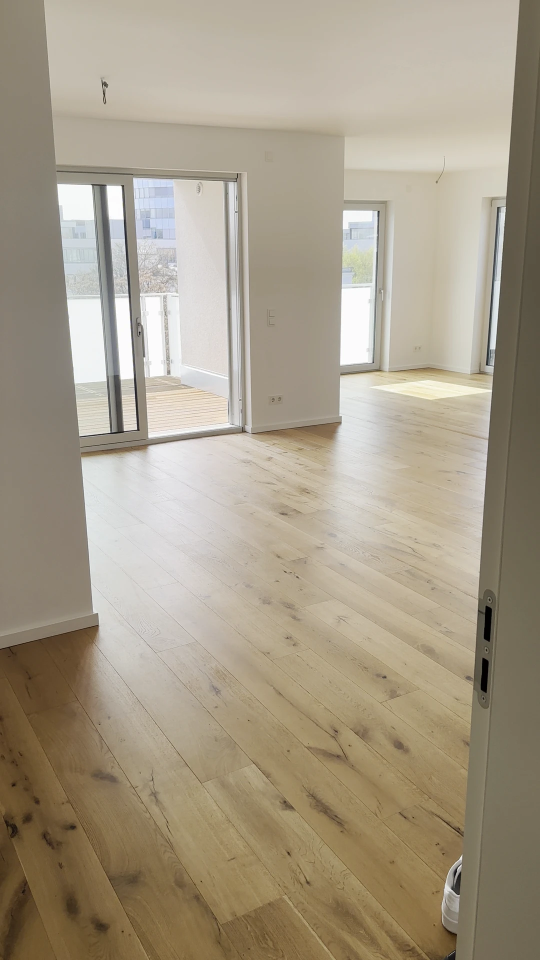
#> input picture frames/frame_00009.webp, 1080 x 1920 px (shown at 1/2 size); its folder holds only this picture in this run
$ python reconstruct_from_frames.py
#> lines starting #> are read from the running program, lines starting #| are printed output that depends on the picture
#!/usr/bin/env python3
"""Sparse 3D-Rekonstruktion direkt aus den gelieferten Frames.

Ablauf:
1) Laden einer Teilmenge der Frame-Bilder aus ./frames
2) ORB-Keypoint-Extraktion
3) Paarweises Matching auf benachbarten Frames
4) Relative Pose (Essential Matrix) + Triangulation
5) Export als app/data/reconstruction.json (Kamera-Posen + Sparse-Pointcloud)

Hinweis: Das ist eine robuste, reproduzierbare Sparse-SfM-Näherung ohne externe SfM-Tools.
"""

from __future__ import annotations

import json
from dataclasses import dataclass, asdict
from pathlib import Path
from typing import List

import cv2
import numpy as np

ROOT = Path(__file__).resolve().parents[1]
FRAMES_DIR = ROOT / "frames"
OUT_FILE = ROOT / "app" / "data" / "reconstruction.json"


@dataclass
class CameraPose:
    frame_number: int
    file: str
    position: list[float]
    rotation_matrix: list[list[float]]


@dataclass
class Point3D:
    xyz: list[float]
    color: list[int]


def sorted_frames() -> list[Path]:
    files = sorted(FRAMES_DIR.glob("frame_*.webp"), key=lambda p: int(p.stem.split("_")[-1]))
    if not files:
        raise SystemExit("Keine Frames gefunden")
    return files


def load_gray_and_color(path: Path) -> tuple[np.ndarray, np.ndarray]:
    color = cv2.imread(str(path), cv2.IMREAD_COLOR)
    if color is None:
        raise RuntimeError(f"Bild kann nicht gelesen werden: {path}")
    gray = cv2.cvtColor(color, cv2.COLOR_BGR2GRAY)
    return gray, color


def to_camera_matrix(w: int, h: int) -> np.ndarray:
    # Approximation: Smartphone-Weitwinkel, f ~ 0.9 * max(dim)
    f = 0.9 * max(w, h)
    cx = w / 2
    cy = h / 2
    return np.array([[f, 0, cx], [0, f, cy], [0, 0, 1]], dtype=np.float64)


def triangulate_points(
    K: np.ndarray,
    R1: np.ndarray,
    t1: np.ndarray,
    R2: np.ndarray,
    t2: np.ndarray,
    pts1: np.ndarray,
    pts2: np.ndarray,
) -> np.ndarray:
    P1 = K @ np.hstack([R1, t1])
    P2 = K @ np.hstack([R2, t2])
    pts4d = cv2.triangulatePoints(P1, P2, pts1.T, pts2.T)
    pts3d = (pts4d[:3] / pts4d[3]).T
    return pts3d


def run_reconstruction(sample_step: int = 12, max_frames: int = 180) -> dict:
    frame_files = sorted_frames()
    sampled = frame_files[::sample_step][:max_frames]

    gray0, color0 = load_gray_and_color(sampled[0])
    h, w = gray0.shape
    K = to_camera_matrix(w, h)

    orb = cv2.ORB_create(nfeatures=3500, scaleFactor=1.2, nlevels=8)
    matcher = cv2.BFMatcher(cv2.NORM_HAMMING, crossCheck=False)

    kps_desc = []
    colors = []
    for p in sampled:
        g, c = load_gray_and_color(p)
        kps, des = orb.detectAndCompute(g, None)
        if des is None or len(kps) < 80:
            kps, des = [], None
        kps_desc.append((kps, des))
        colors.append(c)

    R_global = np.eye(3, dtype=np.float64)
    t_global = np.zeros((3, 1), dtype=np.float64)

    poses: List[CameraPose] = [
        CameraPose(
            frame_number=int(sampled[0].stem.split("_")[-1]),
            file=f"../frames/{sampled[0].name}",
            position=[0.0, 0.0, 0.0],
            rotation_matrix=R_global.tolist(),
        )
    ]

    sparse_points: list[np.ndarray] = []
    sparse_colors: list[np.ndarray] = []

    for i in range(1, len(sampled)):
        k1, d1 = kps_desc[i - 1]
        k2, d2 = kps_desc[i]
        if d1 is None or d2 is None:
            continue

        knn = matcher.knnMatch(d1, d2, k=2)
        good = []
        for pair in knn:
            if len(pair) != 2:
                continue
            m, n = pair
            if m.distance < 0.75 * n.distance:
                good.append(m)

        if len(good) < 80:
            continue

        pts1 = np.float32([k1[m.queryIdx].pt for m in good])
        pts2 = np.float32([k2[m.trainIdx].pt for m in good])

        E, inlier_mask = cv2.findEssentialMat(pts1, pts2, K, method=cv2.RANSAC, prob=0.999, threshold=1.25)
        if E is None or inlier_mask is None:
            continue

        inlier_mask = inlier_mask.ravel().astype(bool)
        pts1_in = pts1[inlier_mask]
        pts2_in = pts2[inlier_mask]

        if len(pts1_in) < 60:
            continue

        _, R_rel, t_rel, pose_mask = cv2.recoverPose(E, pts1_in, pts2_in, K)
        valid = pose_mask.ravel().astype(bool)

        pts1_pose = pts1_in[valid]
        pts2_pose = pts2_in[valid]
        if len(pts1_pose) < 40:
            continue

        R_next = R_rel @ R_global
        t_next = R_rel @ t_global + t_rel

        pts3d = triangulate_points(K, R_global, t_global, R_next, t_next, pts1_pose, pts2_pose)

        # Cheirality + robust depth clamp
        z = pts3d[:, 2]
        valid_depth = np.isfinite(z) & (z > 0.1) & (z < 60.0)
        pts3d = pts3d[valid_depth]

        if len(pts3d) > 0:
            frame_color = colors[i - 1]
            pxy = np.round(pts1_pose[valid_depth]).astype(int)
            pxy[:, 0] = np.clip(pxy[:, 0], 0, w - 1)
            pxy[:, 1] = np.clip(pxy[:, 1], 0, h - 1)
            rgb = frame_color[pxy[:, 1], pxy[:, 0], ::-1]  # BGR -> RGB
            sparse_points.append(pts3d)
            sparse_colors.append(rgb)

        frame_num = int(sampled[i].stem.split("_")[-1])
        poses.append(
            CameraPose(
                frame_number=frame_num,
                file=f"../frames/{sampled[i].name}",
                position=t_next.flatten().astype(float).tolist(),
                rotation_matrix=R_next.astype(float).tolist(),
            )
        )

        R_global, t_global = R_next, t_next

    if sparse_points:
        pts = np.vstack(sparse_points)
        cols = np.vstack(sparse_colors)

        # Downsample zur Browser-Renderbarkeit
        if len(pts) > 120000:
            idx = np.random.default_rng(42).choice(len(pts), size=120000, replace=False)
            pts = pts[idx]
            cols = cols[idx]

        cloud = [Point3D(xyz=pts[i].astype(float).tolist(), color=cols[i].astype(int).tolist()) for i in range(len(pts))]
    else:
        cloud = []

    return {
        "method": "sparse_sfm_orb_essential_triangulation",
        "input_total_frames": len(frame_files),
        "sample_step": sample_step,
        "used_frames": len(sampled),
        "camera_count": len(poses),
        "point_count": len(cloud),
        "camera_poses": [asdict(p) for p in poses],
        "points": [asdict(p) for p in cloud],
        "notes": {
            "scale_ambiguous": True,
            "coordinate_system": "OpenCV camera coordinate convention",
        },
    }


def main() -> None:
    result = run_reconstruction()
#> in load_gray_and_color, color is the input picture: shape (1920, 1080, 3); mean B, G, R 136.1, 155.3, 165.9
#> in load_gray_and_color, `gray = cv2.cvtColor(color, cv2.COLOR_BGR2GRAY)`:
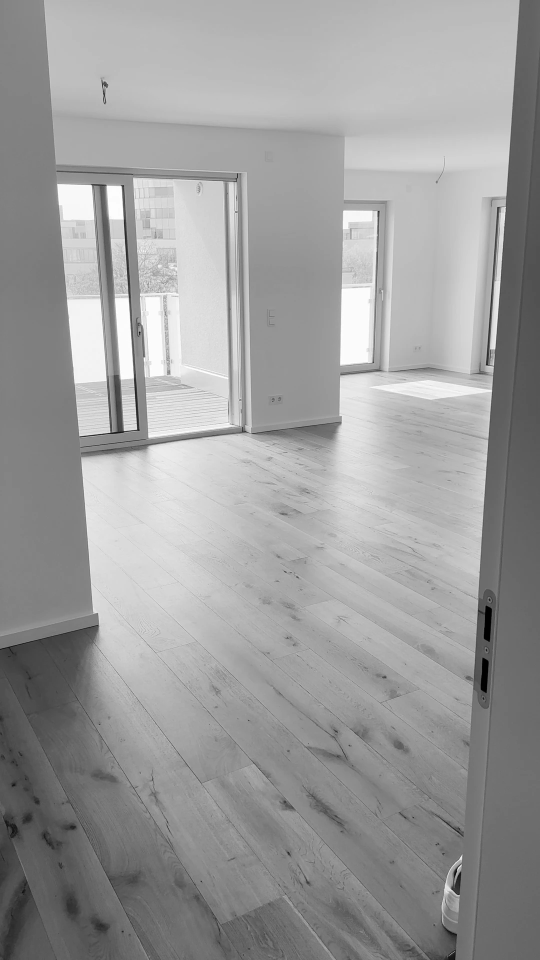
#> gray: shape (1920, 1080) (shown at 1/2 size); min 0, max 255, mean 156.2
#> in run_reconstruction, `kps, des = orb.detectAndCompute(g, None)`: kps = 3183 keypoints; strongest (x, y, size): (273, 857, 31), (272, 857, 37.2), (273, 860, 31), (219, 864, 31)
#> after the loop in run_reconstruction, `for i in range(1, len(sampled)):`: poses = 1 item; sparse_colors = []
#> result = 9 items
    OUT_FILE.parent.mkdir(parents=True, exist_ok=True)
    OUT_FILE.write_text(json.dumps(result, ensure_ascii=False, indent=2), encoding="utf-8")
    print(
        f"Rekonstruktion geschrieben: {OUT_FILE} | Kameras: {result['camera_count']} | Punkte: {result['point_count']}"
    )
#| Rekonstruktion geschrieben: app/data/reconstruction.json | Kameras: 1 | Punkte: 0


if __name__ == "__main__":
    main()

$ run again, on frames/frame_00075.webp
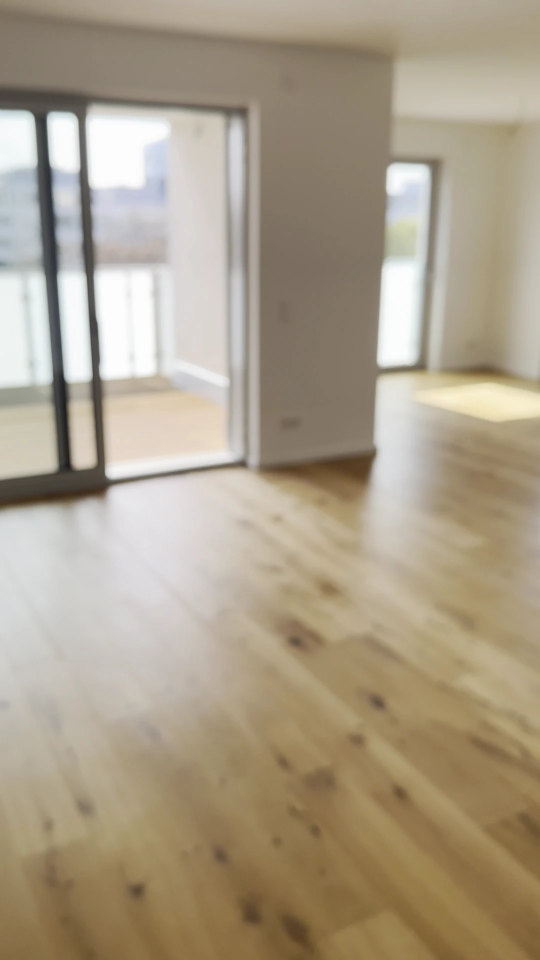
#> input picture frames/frame_00075.webp, 1080 x 1920 px (shown at 1/2 size)
#> in load_gray_and_color, color is the input picture: shape (1920, 1080, 3); mean B, G, R 137.6, 158.4, 170.5
#> in load_gray_and_color, `gray = cv2.cvtColor(color, cv2.COLOR_BGR2GRAY)`:
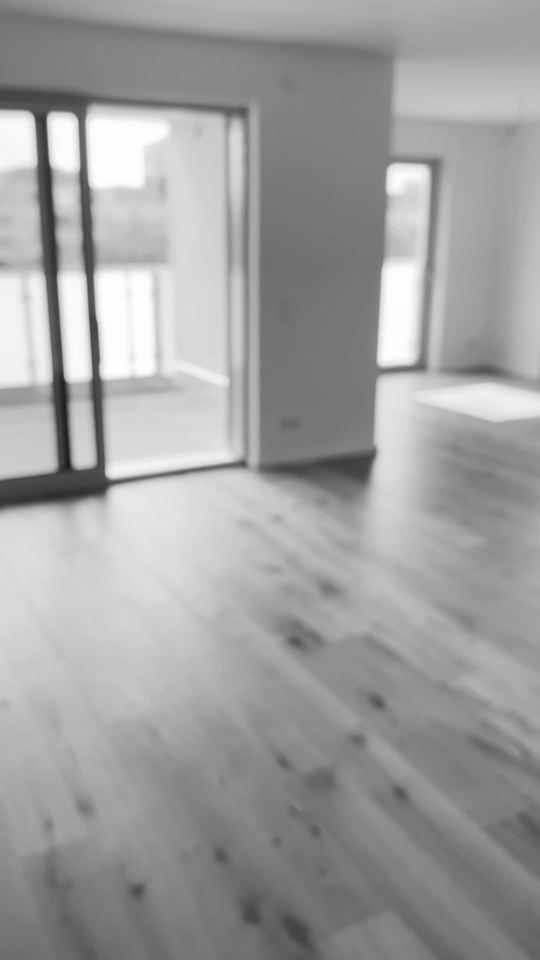
#> gray: shape (1920, 1080) (shown at 1/2 size); min 24, max 254, mean 159.6
#> kps = 100 keypoints; strongest (x, y, size): (211, 946, 111.1), (99, 227, 92.6), (215, 953, 92.6), (212, 947, 92.6)
#> after the loop in run_reconstruction, `for i in range(1, len(sampled)):`: poses = 1 item; sparse_colors = []
#> result = 9 items
#| Rekonstruktion geschrieben: app/data/reconstruction.json | Kameras: 1 | Punkte: 0

$ run again, on frames/frame_00102.webp
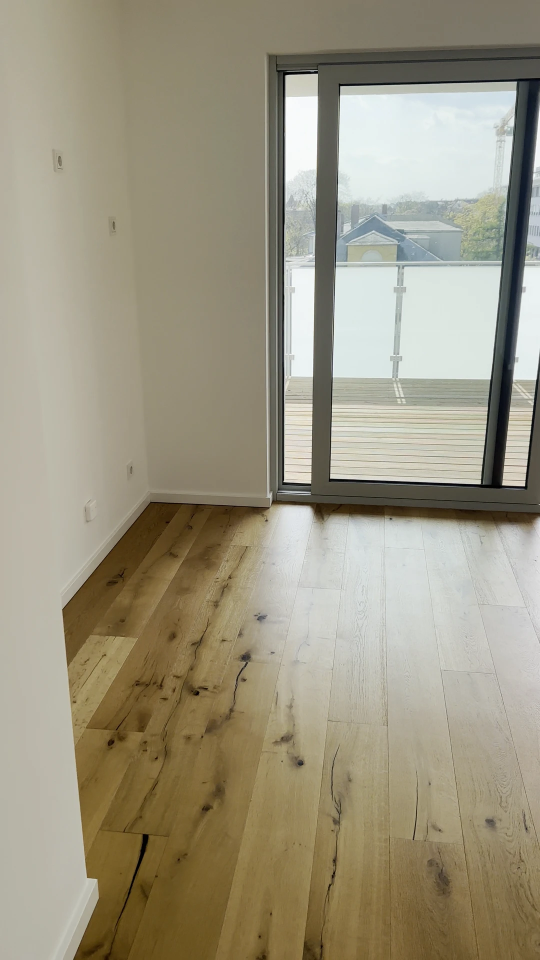
#> input picture frames/frame_00102.webp, 1080 x 1920 px (shown at 1/2 size)
#> in load_gray_and_color, color is the input picture: shape (1920, 1080, 3); mean B, G, R 129.3, 149.8, 156.3
#> in load_gray_and_color, `gray = cv2.cvtColor(color, cv2.COLOR_BGR2GRAY)`:
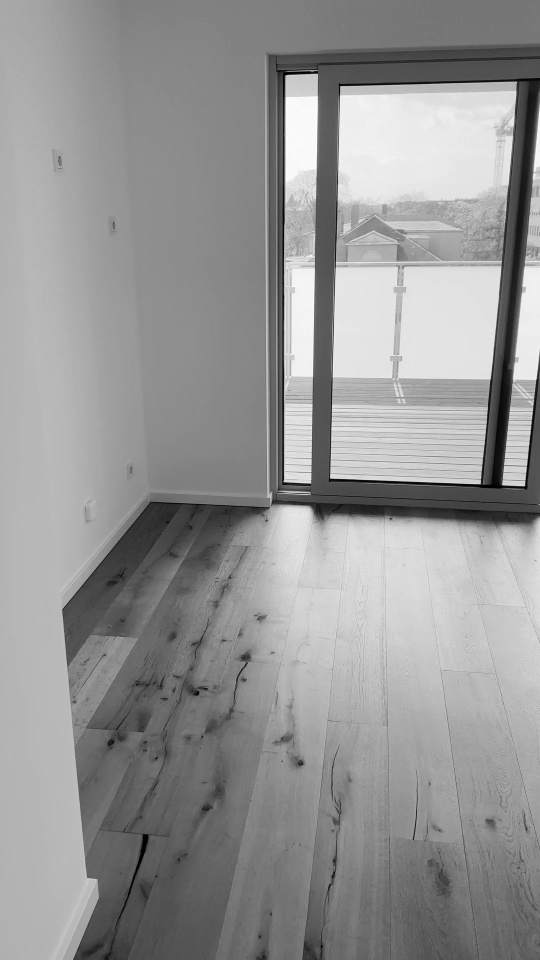
#> gray: shape (1920, 1080) (shown at 1/2 size); min 0, max 255, mean 149.4
#> kps = 3302 keypoints; strongest (x, y, size): (661, 956, 31), (568, 963, 31), (569, 962, 37.2), (661, 955, 37.2)
#> after the loop in run_reconstruction, `for i in range(1, len(sampled)):`: poses = 1 item; sparse_colors = []
#> result = 9 items
#| Rekonstruktion geschrieben: app/data/reconstruction.json | Kameras: 1 | Punkte: 0

$ run again, on frames/frame_00128.webp
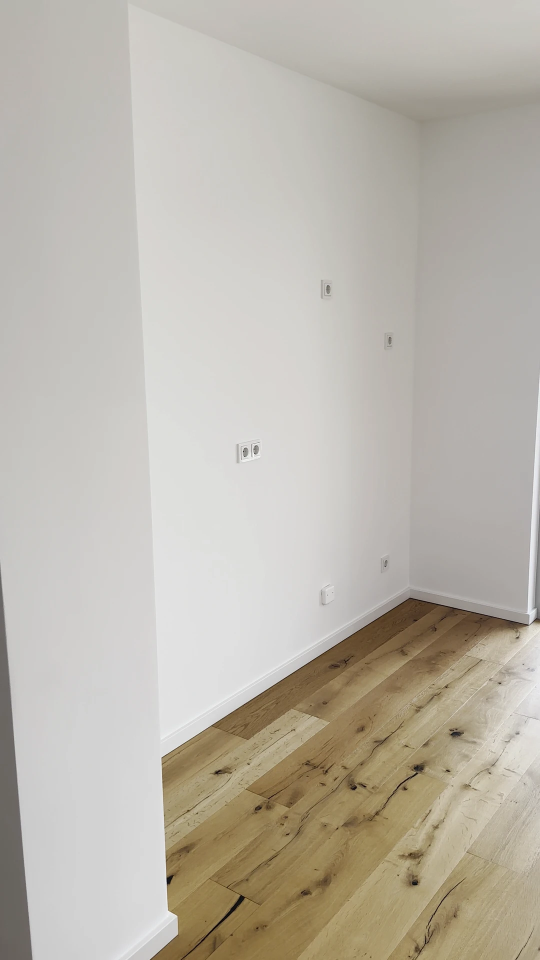
#> input picture frames/frame_00128.webp, 1080 x 1920 px (shown at 1/2 size)
#> in load_gray_and_color, color is the input picture: shape (1920, 1080, 3); mean B, G, R 171.4, 181.9, 187.3
#> in load_gray_and_color, `gray = cv2.cvtColor(color, cv2.COLOR_BGR2GRAY)`:
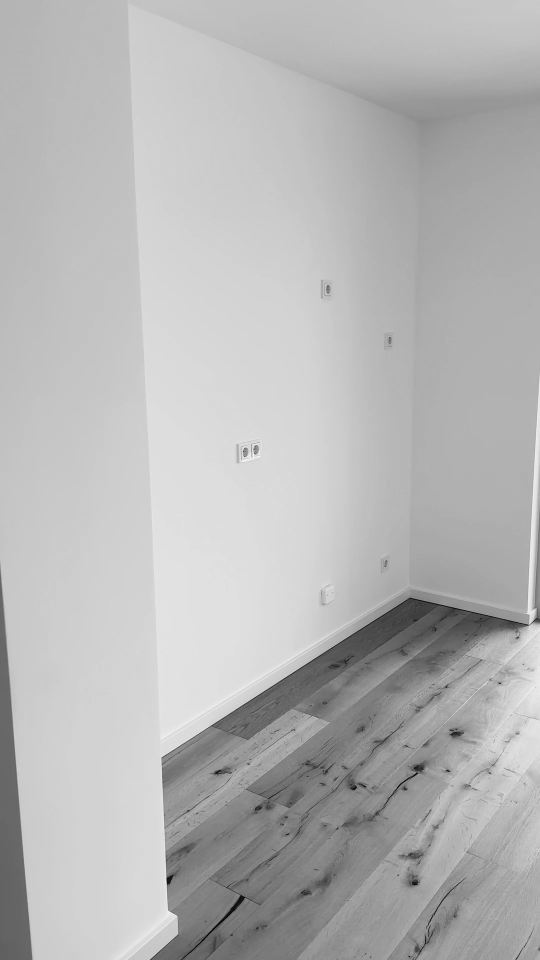
#> gray: shape (1920, 1080) (shown at 1/2 size); min 1, max 255, mean 182.3
#> kps = 2943 keypoints; strongest (x, y, size): (509, 907, 31), (506, 907, 31), (337, 1759, 111.1), (336, 1765, 44.6)
#> after the loop in run_reconstruction, `for i in range(1, len(sampled)):`: poses = 1 item; sparse_colors = []
#> result = 9 items
#| Rekonstruktion geschrieben: app/data/reconstruction.json | Kameras: 1 | Punkte: 0

$ run again, on frames/frame_00019.webp
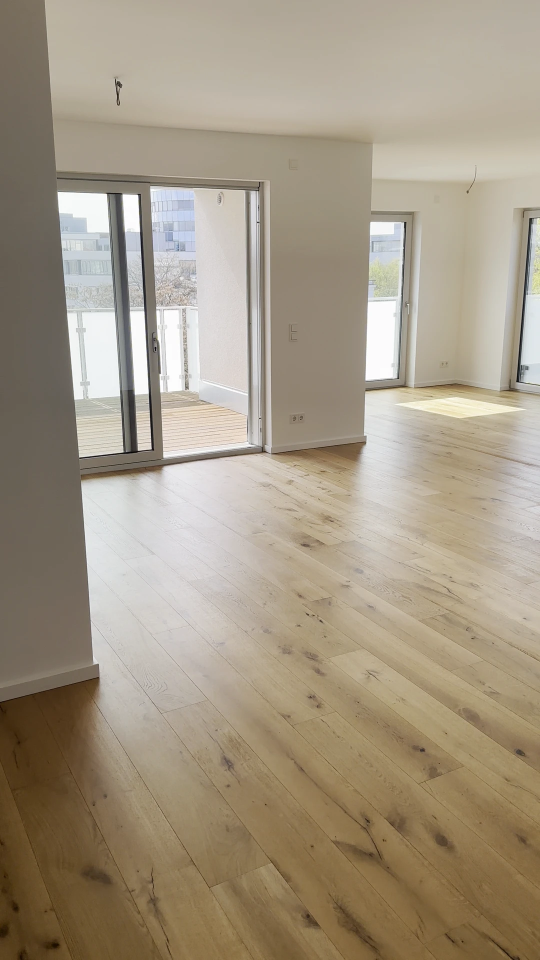
#> input picture frames/frame_00019.webp, 1080 x 1920 px (shown at 1/2 size)
#> in load_gray_and_color, color is the input picture: shape (1920, 1080, 3); mean B, G, R 132.5, 151.6, 163.4
#> in load_gray_and_color, `gray = cv2.cvtColor(color, cv2.COLOR_BGR2GRAY)`:
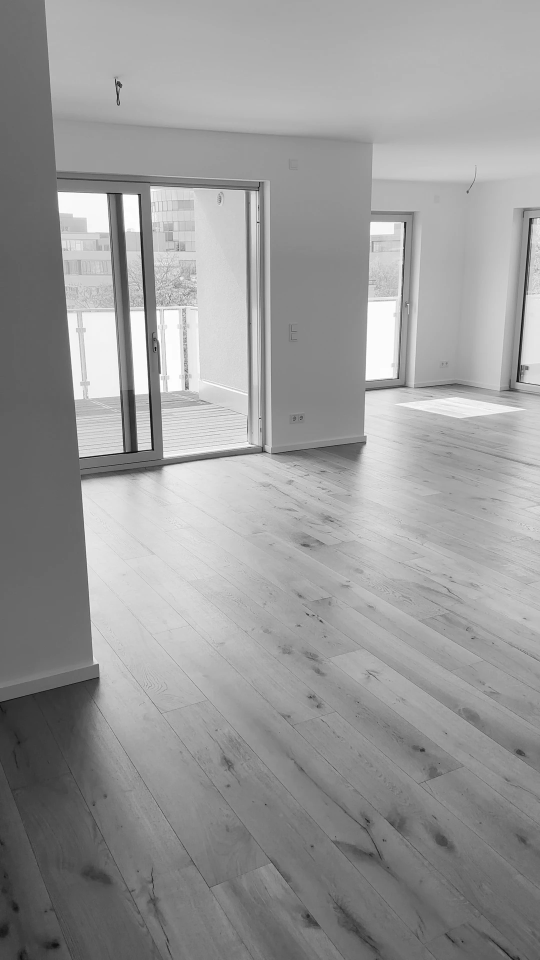
#> gray: shape (1920, 1080) (shown at 1/2 size); min 0, max 255, mean 152.9
#> kps = 3197 keypoints; strongest (x, y, size): (302, 897, 31), (302, 896, 37.2), (301, 896, 44.6), (275, 390, 31)
#> after the loop in run_reconstruction, `for i in range(1, len(sampled)):`: poses = 1 item; sparse_colors = []
#> result = 9 items
#| Rekonstruktion geschrieben: app/data/reconstruction.json | Kameras: 1 | Punkte: 0
